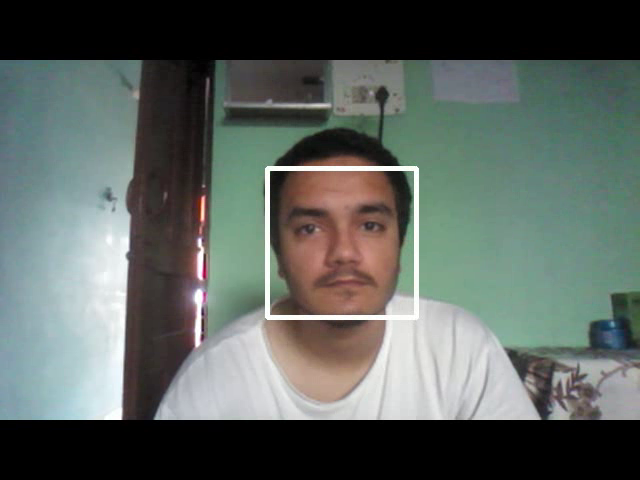
#> input picture frame 14 of Haar cascades/face_detection_video.mp4, 640 x 480 px, given in place of the camera
$ jupyter execute Video_face_detection.ipynb   (shell and % lines are left out)   (text cells are left out)
#> lines starting #> are read from the running program, lines starting #| are printed output that depends on the picture; after the words box and inside, x2 and y2 are one past the last pixel; in counts of white or black regions, pixels touching at a corner belong together
[cell 1]
# open cv for image processing and importing
import cv2

# for visualizing the images
import matplotlib.pyplot as plt

[cell 2]
face_cascade = cv2.CascadeClassifier('classifier/haarcascade_frontalface_default.xml')

[cell 3]
def face_detection(img):

    # make a copy of the image
    face = img.copy()

    # the main detection line
    face_rect = face_cascade.detectMultiScale(img, minNeighbors=5, scaleFactor=1.2)

    for (x,y,w,h) in face_rect:

        cv2.rectangle(face, (x,y), (x+w, y+h), (255,255,255), 4)

    return face

[cell 4]
# the capture object
cap = cv2.VideoCapture(0)

# the infinite while loop
while True:

    # read frame by frame
    ret, frame = cap.read()
#> frame is the input picture: shape (480, 640, 3); mean B, G, R 94.9, 99.5, 91.7

    # pass the frame to the function
    frame = face_detection(frame)
#> in face_detection, `face_rect = face_cascade.detectMultiScale(img, minNeighbors=5, scaleFa..`: face_rect = [[267, 168, 150, 150]]
#> the loop in face_detection, `for (x,y,w,h) in face_rect: ` made 1 pass
#> after the loop in face_detection, `for (x,y,w,h) in face_rect:`:
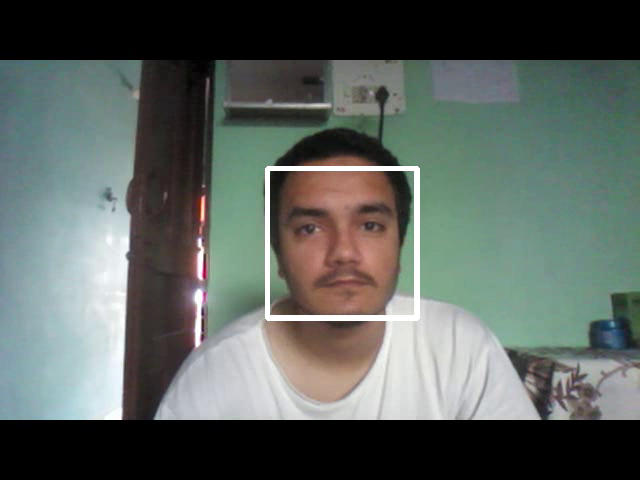
#> face: shape (480, 640, 3); 0.96% of pixels changed, all inside (x1, y1, x2, y2) = (265, 166, 420, 321)

    # display the resultant frame
    cv2.imshow("face", frame)


    # make a waitkey that will wait for a second and break out of the loop if "q" is pressed.
    if cv2.waitKey(1) & 0xFF == ord('q'):
#> (key q is pressed here)
        break

#release the cap object
cap.release()
# destroy all the windows
cv2.destroyAllWindows()

[cell 5]
# the capture object
cap = cv2.VideoCapture(0)

# get the frame width and height
width = int(cap.get(cv2.CAP_PROP_FRAME_WIDTH))
#> width = 640
height = int(cap.get(cv2.CAP_PROP_FRAME_HEIGHT))
#> height = 480

# make the writer object
writer = cv2.VideoWriter('face_detection_video.mp4', cv2.VideoWriter_fourcc(*'DIVX'), 20, (width,height))

# the infinite while loop
while True:

    # read frame by frame
    ret, frame = cap.read()

    # pass the frame to the function
    frame = face_detection(frame)
#> the loop in face_detection (call 2), `for (x,y,w,h) in face_rect: ` made 1 pass

    # write the frame
    writer.write(frame)

    # display the resultant frame
    cv2.imshow("face", frame)


    # make a waitkey that will wait for a second and break out of the loop if "q" is pressed.
    if cv2.waitKey(1) & 0xFF == ord('q'):
#> (key q is pressed here)
        break

#release the cap object
cap.release()
# release the writer object
writer.release()
# destroy the windows
cv2.destroyAllWindows()


$ run again, starting later in the video
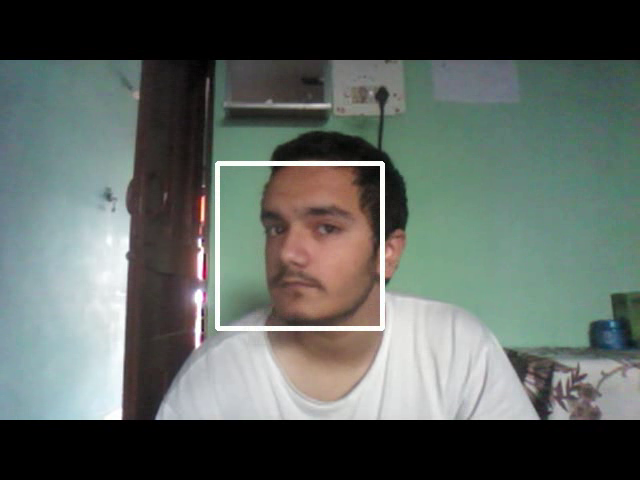
#> input picture frame 66 of Haar cascades/face_detection_video.mp4, 640 x 480 px, given in place of the camera
#> frame is the input picture: shape (480, 640, 3); mean B, G, R 95.1, 99.8, 92
#> face_rect = [[220, 164, 154, 154]]
#> the loop in face_detection, `for (x,y,w,h) in face_rect: ` made 1 pass
#> after the loop in face_detection, `for (x,y,w,h) in face_rect:`:
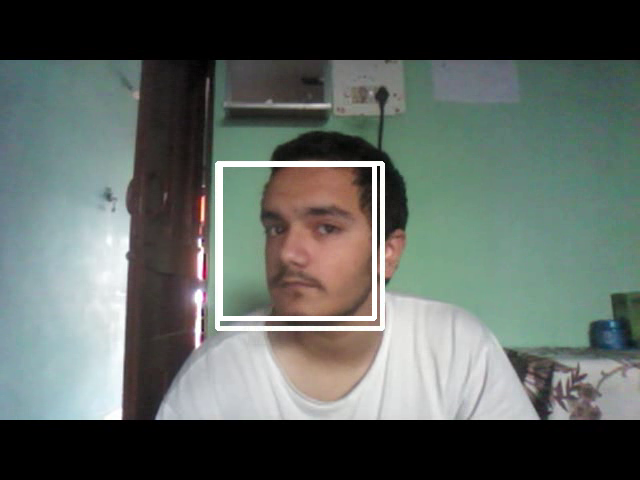
#> face: shape (480, 640, 3); 0.99% of pixels changed, all inside (x1, y1, x2, y2) = (218, 162, 377, 321)
#> width = 640
#> height = 480
#> the loop in face_detection (call 2), `for (x,y,w,h) in face_rect: ` made 1 pass

$ run again, starting later in the video
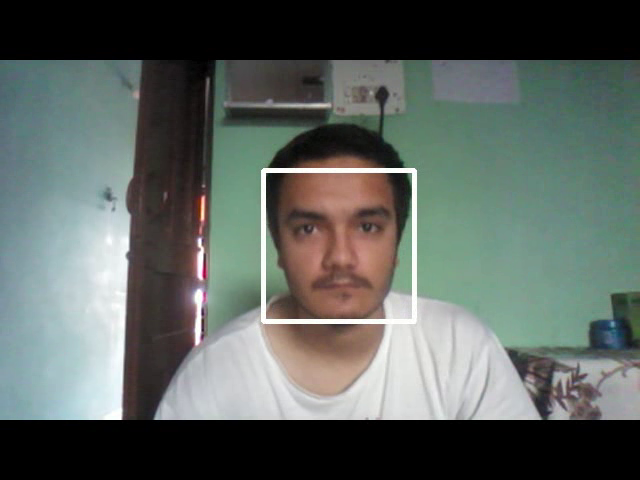
#> input picture frame 118 of Haar cascades/face_detection_video.mp4, 640 x 480 px, given in place of the camera
#> frame is the input picture: shape (480, 640, 3); mean B, G, R 95.2, 99.8, 92.1
#> face_rect = [[268, 172, 144, 144]]
#> the loop in face_detection, `for (x,y,w,h) in face_rect: ` made 1 pass
#> after the loop in face_detection, `for (x,y,w,h) in face_rect:`:
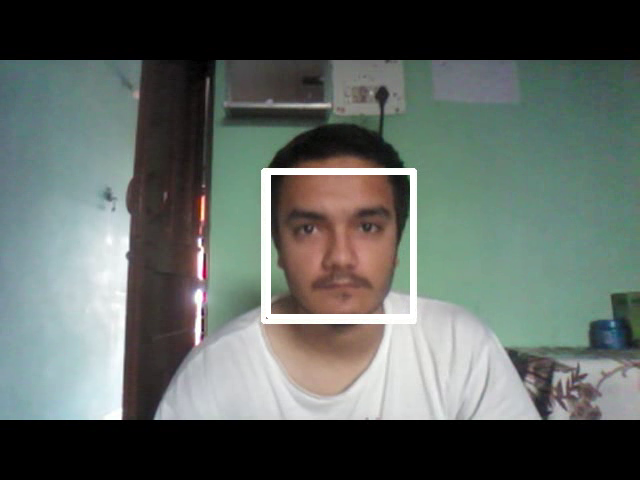
#> face: shape (480, 640, 3); 0.93% of pixels changed, all inside (x1, y1, x2, y2) = (266, 170, 415, 319)
#> width = 640
#> height = 480
#> the loop in face_detection (call 2), `for (x,y,w,h) in face_rect: ` made 1 pass
